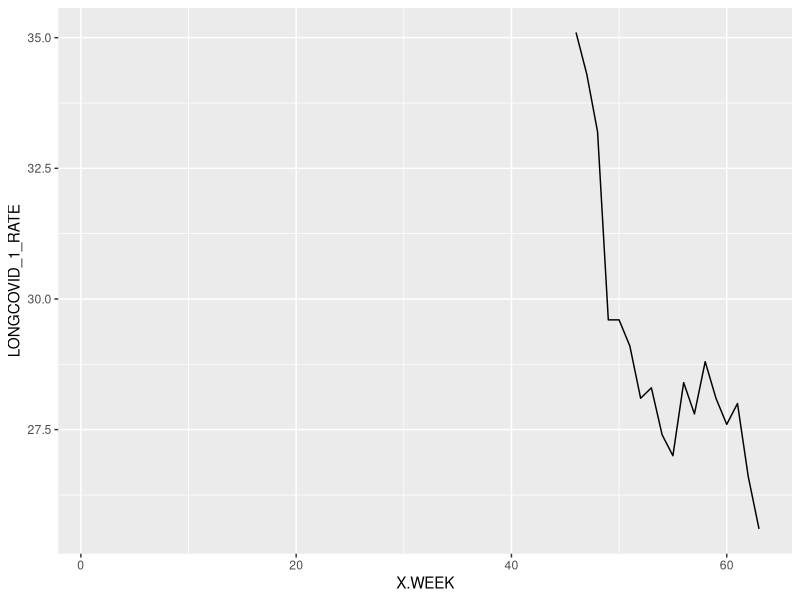

The R script that drew this image:
library(tidyverse)
library(lubridate)

data <- read.delim("hhp/hpstimeseries.txt",sep = "|")
 colnames(data)
 
data %>%
  filter(GEO_ID == "0100000US") %>%
  ggplot(aes(x=`X.WEEK`,y=LONGCOVID_1_RATE)) +
  geom_line()
